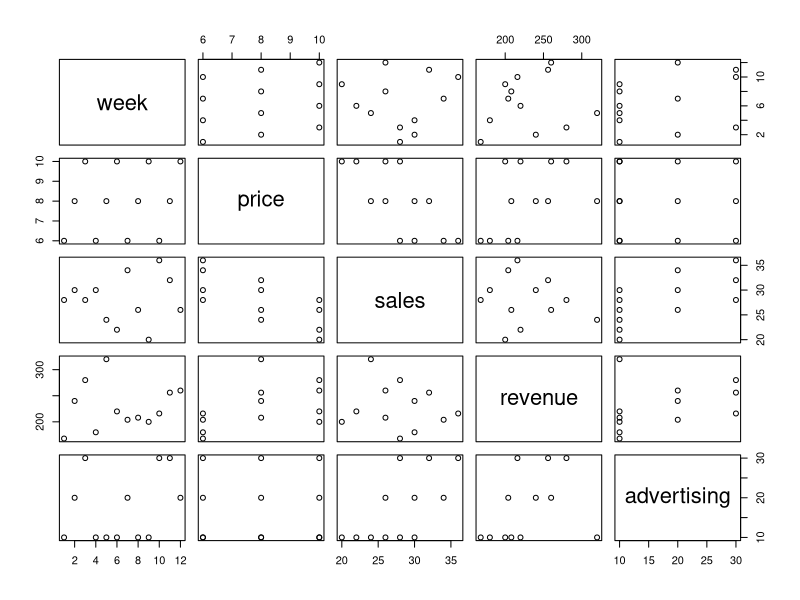
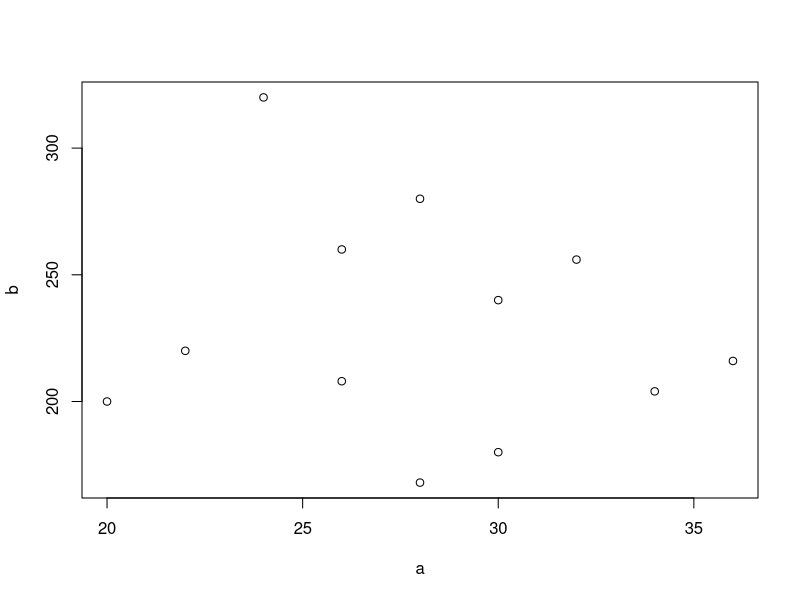
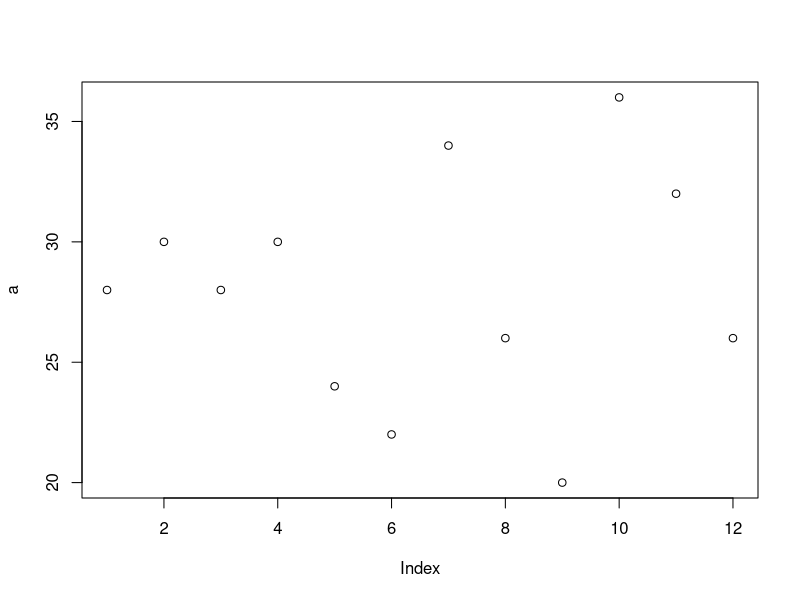
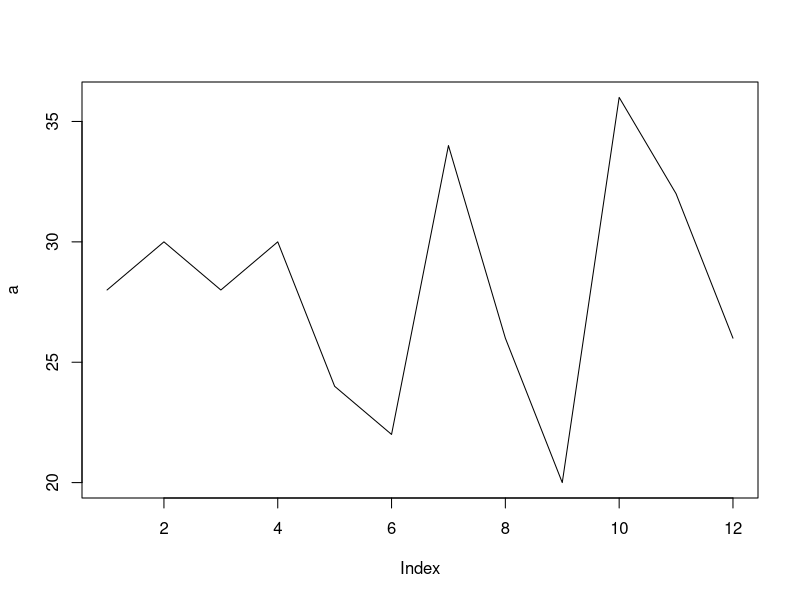
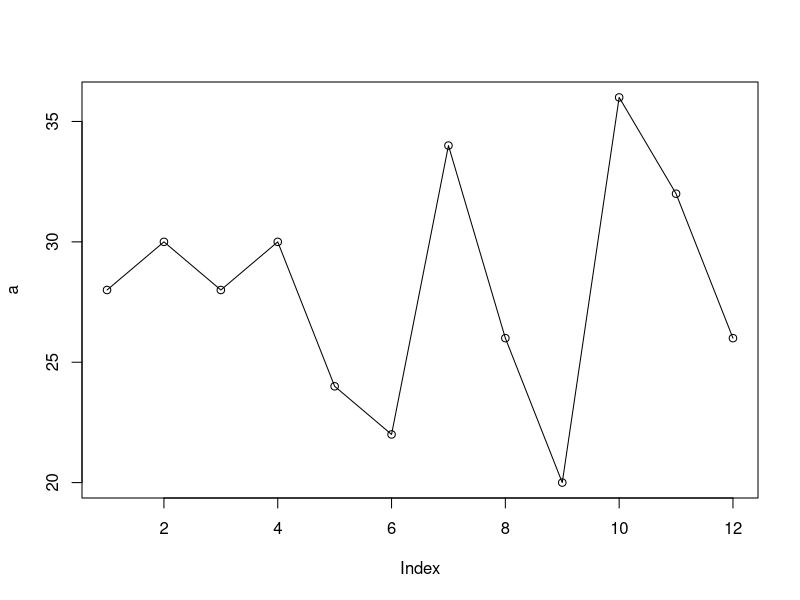
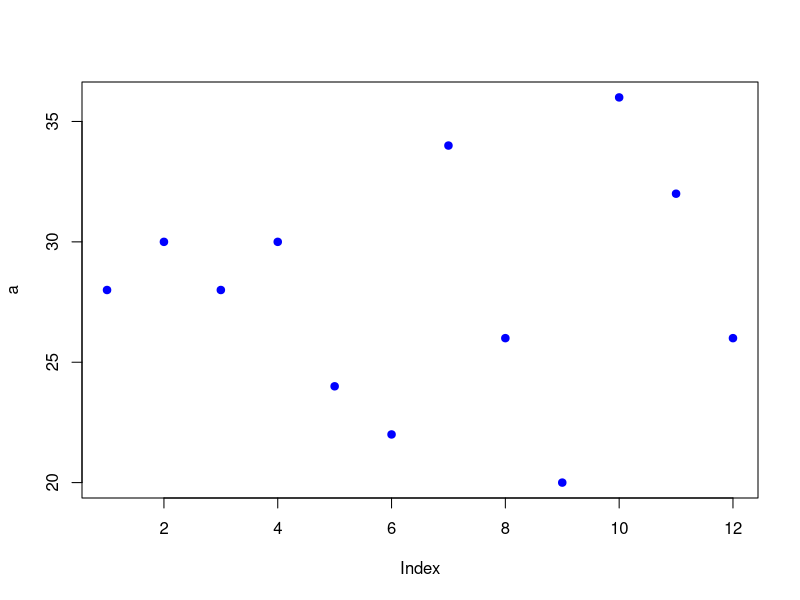
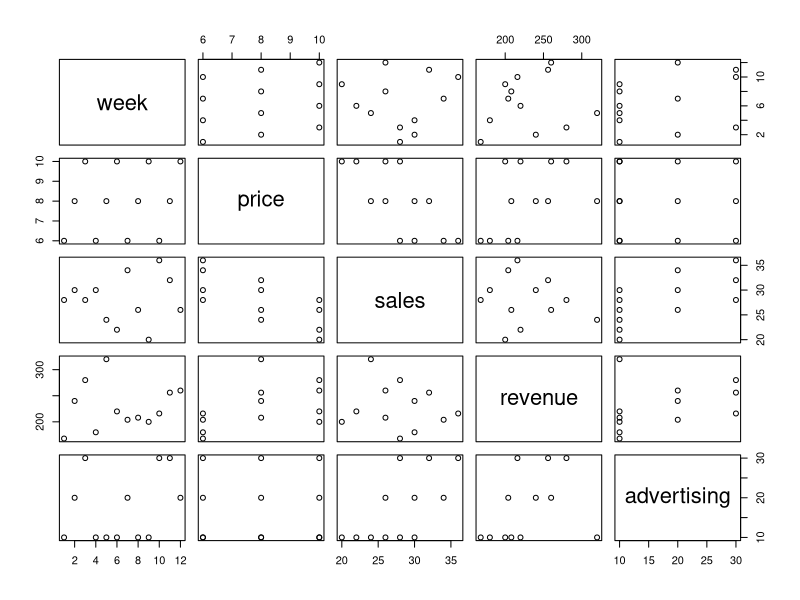
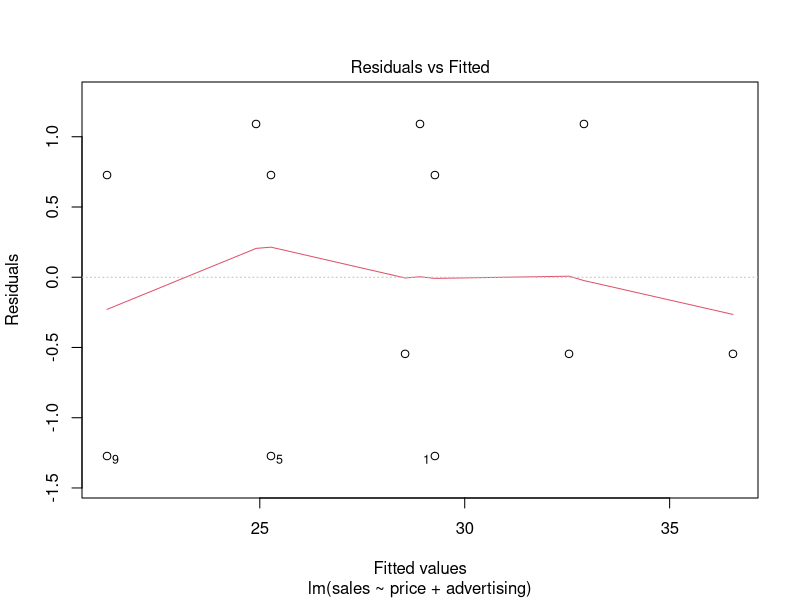

Generate these figures, in order, with R:
## ---- chunk 1
knitr::opts_chunk$set(echo = TRUE)
## ---- chunk 2
x <- read.csv("./Lab3data1.csv")
## ---- chunk 3
x <- as.data.frame(x)
## ---- chunk 4
class(x)
## ---- chunk 5
cor(x)
## ---- chunk 6
a <- x[,3] # Store third column of x as variable a
b <- x[,4] # Store fourth column of x as variable b
cor(a,b)   # correlation between the 3rd and 4th column
## ---- chunk 7
plot(x)
## ---- chunk 8
plot(a,b)
## ---- chunk 9
plot(a,type="p") # This plots points
plot(a,type="l") # This plots lines
plot(a,type="o") # This plots points, connected with lines
## ---- chunk 10
plot(a,pch=19,col="blue")
## ---- chunk 11
# Regression sales on price
fit1 <- lm(sales ~ price, data=x)
fit1
## ---- chunk 12
summary(fit1)
## ---- chunk 13
sum1 <- summary(fit1)
## ---- chunk 14
names(sum1)
## ---- chunk 15
# Get p-values and evaluate with a = 0.05
sum1$coefficients
pval <- sum1$coefficients[,4]
pval <= 0.05
## ---- chunk 16
fit1r2 <- sum1$r.squared
fit1r2
## ---- chunk 17
fit1aic <- AIC(fit1)
fit1aic
## ---- chunk 18
# Regress sales on revenue
fit2 <- lm(sales~revenue,data=x) # Fit the regression model
sum2 <- summary(fit2) # Get summary statistics

# Get R^2 and AIC
fit2r2 <- sum2$r.squared
fit2aic <- AIC(fit2)

# Test coefficients
sum2$coefficients[,4] <= 0.05
## ---- chunk 19
sum2$coefficients
## ---- chunk 20
r2 <- c(fit1r2,fit2r2)
r2
## ---- chunk 21
round(r2,2)
## ---- chunk 22
names(r2) <- c("Price","Revenue")
round(r2,3)
## ---- chunk 23
aic <- c(fit1aic,fit2aic)
names(aic) <- names(r2)
round(aic,3)
## ---- chunk 24
x2 <- read.csv("./Lab3data2.csv")
x2 <- as.data.frame(x2)
x2
## ---- chunk 25
# Construct the regression and get its statistics
fit3 <- lm(sales~spots,data=x2)
sum3 <- summary(fit3)
sum3
## ---- chunk 26
xnew <- data.frame("spots"=20)
xnew
## ---- chunk 27
frc <- predict(fit3,xnew,interval="prediction")  
frc
## ---- chunk 28
frc[1]
## ---- chunk 29
fit4 <- lm(sales~spots+price,data=x2)
sum4 <- summary(fit4)
sum4
## ---- chunk 30
c(AIC(fit3),AIC(fit4))
## ---- chunk 31
xnew <- data.frame("spots"=20, "price"=40)
predict(fit4,xnew) # I do not ask for prediction intervals, so I will get only the forecast.
## ---- chunk 32
predict(fit3,xnew)
## ---- chunk 33
x
# Correlation and scatterplots
cor(x)
plot(x)
## ---- chunk 34
fit5 <- lm(sales~.,data=x)
summary(fit5)
## ---- chunk 35
fitmin <- lm(sales~1,data=x) # This means use only an intercept.
## ---- chunk 36
fit6 <- step(fitmin,direction="both",scope=formula(sales~week+price+revenue+advertising))
## ---- chunk 37
summary(fit6)
## ---- chunk 38
fit7 <- step(fitmin,direction="forward",scope=formula(sales~week+price+revenue+advertising))
summary(fit7)
## ---- chunk 39
fit8 <- step(fit5,direction="backward",scope=formula(sales~week+price+revenue+advertising))
## ---- chunk 40
summary(fit8)
## ---- chunk 41
formula(fit5)
## ---- chunk 42
step(lm(sales~1,data=x),direction="both",scope=formula(lm(sales~.,data=x)))
## ---- chunk 43
aic <- c(AIC(fit1),AIC(fit2),AIC(fit5),AIC(fit6))
names(aic) <- c(formula(fit1),formula(fit2),"Full model","Stepwise")
round(aic,4)
## ---- chunk 44
plot(fit6)
## ---- chunk 45
par(mfrow=c(2,2)) # Split into 2 by 2
plot(fit6) # Plot
par(mfrow=c(1,1)) # Revert to a single plot. Otherwise it will keep on plotting on a 2 by 2 matrix. 
## ---- chunk 46
resid <- fit6$residuals
fitted <- fit6$fitted.values
## ---- chunk 47
par(mfrow=c(2,2))
plot(fitted,resid)        # Scatter plot fitted vs. residuals
plot(x$price,resid)       # Scatter plot price vs. residuals
plot(x$advertising,resid) # Scatter advertising vs. residuals
hist(resid)               # Historgram of residuals
par(mfrow=c(1,1))
## ---- chunk 48
fit9 <- lm(sales ~ 0 + ., data=x)
summary(fit9)
## ---- chunk 49
rm(list=ls()) # The argument within rm() lists all names of variables. 
## ---- chunk 50
x <- ts(read.csv("./Lab3data3.csv"),frequency=4,start=c(2003,1))
# Print the first 10 rows
x[1:10,]
## ---- chunk 51
plot(x[,1],ylab="Walmart sales")
## ---- chunk 52
y.trn <- window(x[,1],end=c(2013,4))
y.tst <- window(x[,1],start=c(2014,1))
## ---- chunk 53
pacf(y.trn)
## ---- chunk 54
acf(y.trn)
## ---- chunk 55
n <- length(y.trn)
n
## ---- chunk 56
X <- array(NA,c(n,6))
## ---- chunk 57
# We start a loop, which will iterate for all values of i = 1, 2, 3, 4, 5, 6
for (i in 1:6){     
  # We tell it to place the data in the i th column, from observation i till the end.
  # We place the data from the beginning towards as much as we can fit to the array (the n-i+1 bit).
  X[i:n,i] <- y.trn[1:(n-i+1)] 
}
# Name the columns
# paste0("lag",1:5) creates names lag1, lag2, lag3, lag4, lag5
colnames(X) <- c("y",paste0("lag",1:5))  
# Let us see how the resulting array looks like (the first 10 observations)
X[1:10,]
## ---- chunk 58
X[(n-9):n,] # Observe the use of parenthesis when I calculate locations in an array
## ---- chunk 59
X <- as.data.frame(X)
## ---- chunk 60
plot(X)
## ---- chunk 61
plot(AirPassengers)
## ---- chunk 62
plot(log(AirPassengers))
## ---- chunk 63
# Logs are calculated first, and then differences
plot(diff(log(AirPassengers)))
## ---- chunk 64
# The complete model
fit1 <- lm(y~.,data=X)  
summary(fit1)
## ---- chunk 65
# The stepwise model
fit2 <- step(fit1)
summary(fit2)
## ---- chunk 66
c(AIC(fit1),AIC(fit2))
## ---- chunk 67
# In-sample fit:
plot(X$y,type="l")
frc <- predict(fit2,X)
lines(frc,col="red")
## ---- chunk 68
# I will take the last 5 values (remember: up to lag 5)
Xnew <- array(tail(y.trn,5),c(1,5))
colnames(Xnew) <- paste0("lag",5:1) # Note that I invert the order.
# I do that as the last value is lag1 and 5 values ago is lag 5. 
# R is smart enough to pick the right element, just by looking at the names. 
Xnew <- as.data.frame(Xnew)
Xnew
## ---- chunk 69
predict(fit2,Xnew)
## ---- chunk 70
frc1 <- array(NA,c(8,1)) # 8 because the test set is 8 periods
## ---- chunk 71
Xnew <- tail(y.trn,5)
Xnew <- Xnew[5:1]
Xnew
## ---- chunk 72
formula(fit2)
## ---- chunk 73
Xnew <- c(Xnew, frc1)
Xnew
## ---- chunk 74
frc1 <- array(NA,c(8,1))

for (i in 1:8){
  # For the Xnew we use the last five observations as before
  Xnew <- tail(y.trn,5)
  # Add to that the forecasted values
  Xnew <- c(Xnew,frc1)
  # Take the relevant 5 values. The index i helps us to get the right ones
  Xnew <- Xnew[i:(4+i)]
  # If i = 1 then this becomes Xnew[1:5].
  # If i = 2 then this becomes Xnew[2:6] - just as the example above.
  # Reverse the order
  Xnew <- Xnew[5:1]
  # Make Xnew an array and name the inputs
  Xnew <- array(Xnew, c(1,5)) # c(1,5) are the dimensions of the array
  colnames(Xnew) <- paste0("lag",1:5) # I have already reversed the order
  # Convert to data.frame
  Xnew <- as.data.frame(Xnew)
  # Forecast
  frc1[i] <- predict(fit2,Xnew)
}
frc1
## ---- chunk 75
# Transform to time series, by copying the information from y.tst
frc1 <- ts(frc1,frequency=frequency(y.tst),start=start(y.tst))
## ---- chunk 76
ts.plot(y.trn,y.tst,frc1,col=c("black","black","red"))
## ---- chunk 77
D <- rep(1:4,11) # Replicate 1:4 11 times
D <- factor(D)
D
## ---- chunk 78
factor(rep(c("Q1","Q2","Q3","Q4"),11))
## ---- chunk 79
X2 <- cbind(X,D)
colnames(X2) <- c(colnames(X2)[1:6],"D")
X2
## ---- chunk 80
fit3 <- lm(y~.,data=X2)
summary(fit3)
## ---- chunk 81
# Find NA in X2
idx <- is.na(X2)
# The result is logical TRUE/FALSE values
idx[1:10,]
## ---- chunk 82
idx <- rowSums(idx)
idx
## ---- chunk 83
idx <- idx == 0 
idx
## ---- chunk 84
fit_temp <- lm(y~.,data=X2[idx,])
# fit_temp is the same as fit3, without the first NA part
fit4 <- step(fit_temp)
summary(fit4)
## ---- chunk 85
c(AIC(fit2),AIC(fit4))
## ---- chunk 86
frc <- predict(fit4,X2)
ts.plot(y.trn,frc,col=c("black","red"))
## ---- chunk 87
# Initialise frc2 to store the forecasts
frc2 <- array(NA,c(8,1))
for (i in 1:8){
  # Create lags - same as before
  Xnew <- tail(y.trn,5)
  Xnew <- c(Xnew,frc2)
  Xnew <- Xnew[i:(4+i)]
  Xnew <- Xnew[5:1]
  Xnew <- array(Xnew, c(1,5)) 
  colnames(Xnew) <- paste0("lag",1:5)
  Xnew <- as.data.frame(Xnew)
  # Xnew contains all the lags
  # Create the value of the dummy
  D <- as.factor(rep(1:4,2)[i])
  # The logic is that I create the dummy for all 8
  # periods and I pick the i th value. I start the 
  # dummy from 1 because I know that the first period
  # is quarter 1. I should ammend this otherwise. 
  Xnew <- cbind(Xnew,D)
  # Forecast
  frc2[i] <- predict(fit4,Xnew)
}
## ---- chunk 88
cbind(frc1, frc2)
## ---- chunk 89
# Transform to time series
frc2 <- ts(frc2,frequency=frequency(y.tst),start=start(y.tst))
# Plot
ts.plot(y.trn,y.tst,frc1,frc2,col=c("black","black","red","blue"))
legend("bottomright",c("Autoregressive","Dummies"),col=c("red","blue"),lty=1)
## ---- chunk 90
X3 <- X
## ---- chunk 91
# The function ncol() counts how many columns
for (i in 1:ncol(X3)){
  X3[,i] <- c(NA,diff(X3[,i]))
}
print(X3)
## ---- chunk 92
summary(lm(y~.,X3))
## ---- chunk 93
fit5 <- step(lm(y~.,X3))
summary(fit5)
## ---- chunk 94
frc3 <- array(NA,c(8,1))
for (i in 1:8){
  # Calculate the differences of the in-sample data
  y.diff <- diff(y.trn)
  # Create lags - same as before
  Xnew <- tail(y.diff,5)
  Xnew <- c(Xnew,frc3)
  Xnew <- Xnew[i:(4+i)]
  Xnew <- Xnew[5:1]
  Xnew <- array(Xnew, c(1,5)) 
  colnames(Xnew) <- paste0("lag",1:5)
  Xnew <- as.data.frame(Xnew)
  # Forecast
  frc3[i] <- predict(fit5,Xnew)
}
## ---- chunk 95
# Transform to time series
frc3 <- ts(frc3,frequency=frequency(y.tst),start=start(y.tst))
# Plot
ts.plot(diff(y.trn),frc3,col=c("black","red"))
## ---- chunk 96
frc3ud <- cumsum(c(tail(y.trn,1),frc3))
# The function cumsum() is the cumulative sum.
## ---- chunk 97
frc3ud <- frc3ud[-1]
## ---- chunk 98
frc3ud <- ts(frc3ud,frequency=frequency(y.tst),start=start(y.tst))
ts.plot(y.trn,y.tst,frc1,frc2,frc3ud,col=c("black","black","red","blue","magenta"))
legend("bottomright",c("Autoregressive","Dummies","Difference"),col=c("red","blue","magenta"),lty=1)
## ---- chunk 99
# Create an array with the actuals replicated three times
# to compare with the three forecasts in one go
actual <- matrix(rep(y.tst,3),ncol=3)
actual
## ---- chunk 100
error <- abs(actual - cbind(frc1,frc2,frc3ud))
MAE <- colMeans(error)
MAE
## ---- chunk 101
plot(as.vector(x[,2]),as.vector(x[,1]),ylab="Sales",xlab="GDP")
abline(lm(x[,1]~x[,2]),col="red")
# The function abline plots a function, here the regression fit
## ---- chunk 102
plot(as.vector(diff(x[,2])),as.vector(diff(x[,1])),xlab="Sales",ylab="GDP")
abline(lm(diff(x[,1])~diff(x[,2])),col="red")
## ---- chunk 103
# Get gdp in differences after the test set is removed
gdp <- c(NA,diff(x[1:(length(x[,2])-8),2]))
# Construct inputs for regression
X4 <- cbind(X3,gdp)
fit6 <- step(lm(y~.,X4[-(1:6),])) # Remove NA
summary(fit6)
## ---- chunk 104
frc4 <- array(NA,c(8,1))
for (i in 1:8){
  # -- Autoregressions are same as before --
  # Calculate the differences of the in-sample data
  y.diff <- diff(y.trn)
  # Create lags - same as before
  Xnew <- tail(y.diff,5)
  Xnew <- c(Xnew,frc3)
  Xnew <- Xnew[i:(4+i)]
  Xnew <- Xnew[5:1]
  # Add differenced gdp information
  # We take the last 9 values, that is test set + 1
  Xgdp <- tail(gdp,9)
  # and calculate differences - this is why we needed the
  # one extra value, which is now removed from the differencing
  Xgdp <- diff(Xgdp)
  # Use only the i th value
  Xgdp <- Xgdp[i]
  # Bind to Xnew
  Xnew <- c(Xnew,Xgdp)
  # Name things
  Xnew <- array(Xnew, c(1,6)) 
  colnames(Xnew) <- c(paste0("lag",1:5),"gdp")
  Xnew <- as.data.frame(Xnew)
  # Forecast
  frc4[i] <- predict(fit6,Xnew)
}
## ---- chunk 105
frc4ud <- cumsum(frc4) + as.vector(tail(y.trn,1))
## ---- chunk 106
frc4ud <- ts(frc4ud,frequency=frequency(y.tst),start=start(y.tst))
ts.plot(y.trn,y.tst,frc1,frc2,frc3ud,frc4ud,col=c("black","black","red","blue","magenta","brown"))
legend("bottomright",c("Autoregressive","Dummies","Difference","GDP"),col=c("red","blue","magenta","brown"),lty=1)
## ---- chunk 107
c(MAE, mean(abs(y.tst-frc4ud)))
